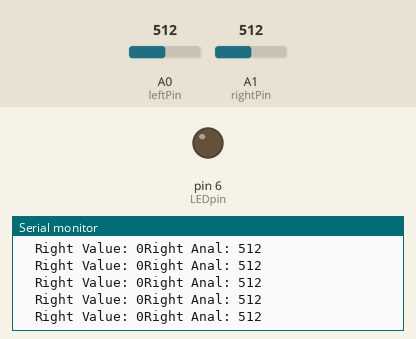
Recording of a sketch running on a simulated Arduino Uno, built with avr-gcc and run on an emulated ATmega328P. Shown: output pins drawn as LEDs (lit = HIGH), the last lines printed to the serial monitor. The test bench sets the inputs (shaded band); at power-on: A1 (rightPin) = 512, A0 (leftPin) = 512.

Above: at 7.9 s.
8.0 s: A1 (rightPin) set to 104
At 8.9 s:
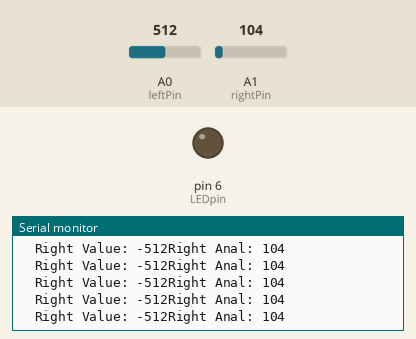
11.0 s: A1 (rightPin) set to 92
At 11.6 s:
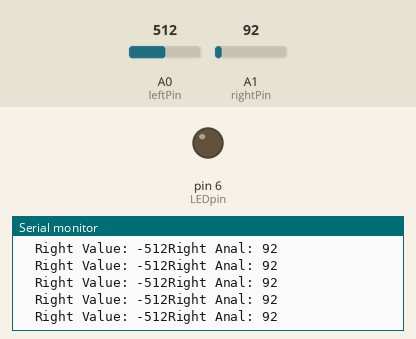
Timing chart, 0 to 14.0 s (numbered marks = the images above; inputs shaded):
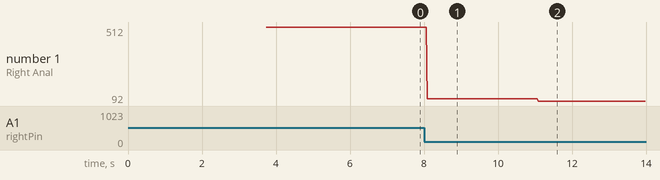

The sketch:

readTwoAnalog.ino
```cpp
#define HALF_RANGE 50


int leftPin = A0;    // select the input pin for the potentiometer
int rightPin = A1;    // select the input pin for the potentiometer

int LEDpin = 6;
int leftVal, leftAnal = 0;
int rightVal, rightAnal = 0;
float leftMid, leftLow, leftHi;
float rightMid, rightLow, rightHi;

void setup() {
	pinMode(LEDpin, OUTPUT);  // declare the ledPin as an OUTPUT
	Serial.begin(9600);

	// ADD NO MOVEMENT WINDOW FOR CALIBRATION 0

	// FINE TUNE SCALING WINDOW
	delay(500);
	float leftSum,rightSum = 0;
	//int leftMin,leftMax;
	//int rightMin,rightMax;
	for(int i = 0; i < 1000; ++i){
		delay(3);
		leftVal = analogRead(leftPin);
		rightVal = analogRead(rightPin);
		leftSum += leftVal;
		rightSum += rightVal;
	}
	leftMid = (leftSum)/1000.0;
	rightMid = (rightSum)/1000.0;

	leftLow = leftMid - HALF_RANGE;
	rightLow = rightMid - HALF_RANGE;
	leftHi = leftMid + HALF_RANGE;
	rightHi = rightMid + HALF_RANGE;
}

void loop() {
	leftAnal = analogRead(leftPin);    // read the value from the sensor
	rightAnal = analogRead(rightPin);


	   if (leftAnal > leftHi) leftHi = leftAnal;
	   if (rightAnal > rightHi) rightHi = rightAnal;
	   if (leftAnal < leftLow) leftLow = leftAnal;
	   if (rightAnal < rightLow) rightLow = rightAnal;

	leftVal = map(leftAnal, leftLow,leftHi,-512,512);    // read the value from the sensor
	rightVal = map(rightAnal,rightLow,rightHi,-512,512);    // read the value from the sensor
	/*
	Serial.print("LeftMid: ");
	Serial.print(leftMid);
	Serial.print("Left Anal: " );
	Serial.print(leftAnal);
	Serial.print("Left Low: " );
	Serial.print(leftLow);
	Serial.print("Left Hi: " );
	Serial.print(leftHi);
*/
	/*if (rightVal < -512) rightValDisc = -512;
	else if (rightVal < -480) rightValDisc = -480;
	else if (rightVal < -360) rightValDisc = -360;
	else if (rightVal < -240) rightValDisc = -240;
	else if (rightVal < -120) rightValDisc = -120;
	else if (rightVal < 120) rightValDisc = 0;
	else if (rightVal < 240) rightValDisc= 120;
	else if (rightVal < 360) rightValDisc = 240;
	else if (rightVal < 480) rightValDisc = 360;
	else rightVal = 480;
	if (leftVal < -512) leftVal = -512;
	else if (leftVal < -480) leftVal = -480;
	else if (leftVal < -360) leftVal = -360;
	else if (leftVal < -240) leftVal = -240;
	else if (leftVal < -120) leftVal = -120;
	else if (leftVal < 120) leftVal = 0;
	else if (leftVal < 240) leftVal = 120;
	else if (leftVal < 360) leftVal = 240;
	else if (leftVal < 480) leftVal = 360;
	else leftVal = 480;
*/
	//Serial.print("Left Value: " );
	//Serial.print(leftVal);
	Serial.print("\tRight Value: " );
	Serial.print(rightVal);
	    //Serial.print("Left Anal: " );
	 //Serial.print(leftAnal);
	  Serial.print("Right Anal: " );
	  Serial.println(rightAnal);
	Serial.println();
}
```

Measured:
- after the input at 8.0 s, the serial monitor: prints a new line after 0.09 s (image 1)
- after the input at 11.0 s, the serial monitor: prints a new line after 0.09 s (image 2)
- plotted number 1: 512 → 104 after the input at 8.0 s, 104 → 92 after the input at 11.0 s
